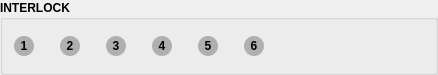
    <widget class="QGroupBox" name="groupBox_6">
     <property name="maximumSize">
      <size>
       <width>16777215</width>
       <height>75</height>
      </size>
     </property>
     <property name="font">
      <font>
       <weight>75</weight>
       <bold>true</bold>
      </font>
     </property>
     <property name="title">
      <string>INTERLOCK</string>
     </property>
     <layout class="QGridLayout" name="gridLayout_21">
      <item row="0" column="10">
       <widget class="QLabel" name="interlock_6">
        <property name="minimumSize">
         <size>
          <width>20</width>
          <height>26</height>
         </size>
        </property>
        <property name="maximumSize">
         <size>
          <width>20</width>
          <height>26</height>
         </size>
        </property>
        <property name="font">
         <font>
          <weight>75</weight>
          <bold>true</bold>
         </font>
        </property>
        <property name="styleSheet">
         <string notr="true">QLabel {
margin-top: 3px;
margin-bottom: 3px;
border-radius: 10px;
min-height: 20px;
min-width: 20px;
background-color: rgb(175, 175, 175);
}</string>
        </property>
        <property name="text">
         <string>6</string>
        </property>
        <property name="alignment">
         <set>Qt::AlignCenter</set>
        </property>
       </widget>
      </item>
      <item row="0" column="4">
       <widget class="QLabel" name="interlock_3">
        <property name="minimumSize">
         <size>
          <width>20</width>
          <height>26</height>
         </size>
        </property>
        <property name="maximumSize">
         <size>
          <width>20</width>
          <height>26</height>
         </size>
        </property>
        <property name="font">
         <font>
          <weight>75</weight>
          <bold>true</bold>
         </font>
        </property>
        <property name="styleSheet">
         <string notr="true">QLabel {
margin-top: 3px;
margin-bottom: 3px;
border-radius: 10px;
min-height: 20px;
min-width: 20px;
background-color: rgb(175, 175, 175);
}</string>
        </property>
        <property name="text">
         <string>3</string>
        </property>
        <property name="alignment">
         <set>Qt::AlignCenter</set>
        </property>
       </widget>
      </item>
      <item row="0" column="2">
       <widget class="QLabel" name="interlock_2">
        <property name="minimumSize">
         <size>
          <width>20</width>
          <height>26</height>
         </size>
        </property>
        <property name="maximumSize">
         <size>
          <width>20</width>
          <height>26</height>
         </size>
        </property>
        <property name="font">
         <font>
          <weight>75</weight>
          <bold>true</bold>
         </font>
        </property>
        <property name="styleSheet">
         <string notr="true">QLabel {
margin-top: 3px;
margin-bottom: 3px;
border-radius: 10px;
min-height: 20px;
min-width: 20px;
background-color: rgb(175, 175, 175);
}</string>
        </property>
        <property name="text">
         <string>2</string>
        </property>
        <property name="alignment">
         <set>Qt::AlignCenter</set>
        </property>
       </widget>
      </item>
      <item row="0" column="14">
       <spacer name="horizontalSpacer_51">
        <property name="orientation">
         <enum>Qt::Horizontal</enum>
        </property>
        <property name="sizeHint" stdset="0">
         <size>
          <width>40</width>
          <height>20</height>
         </size>
        </property>
       </spacer>
      </item>
      <item row="0" column="13">
       <spacer name="horizontalSpacer_52">
        <property name="orientation">
         <enum>Qt::Horizontal</enum>
        </property>
        <property name="sizeHint" stdset="0">
         <size>
          <width>40</width>
          <height>20</height>
         </size>
        </property>
       </spacer>
      </item>
      <item row="0" column="9">
       <spacer name="horizontalSpacer_53">
        <property name="orientation">
         <enum>Qt::Horizontal</enum>
        </property>
        <property name="sizeType">
         <enum>QSizePolicy::Expanding</enum>
        </property>
        <property name="sizeHint" stdset="0">
         <size>
          <width>20</width>
          <height>20</height>
         </size>
        </property>
       </spacer>
      </item>
      <item row="0" column="8">
       <widget class="QLabel" name="interlock_5">
        <property name="minimumSize">
         <size>
          <width>20</width>
          <height>26</height>
         </size>
        </property>
        <property name="maximumSize">
         <size>
          <width>20</width>
          <height>26</height>
         </size>
        </property>
        <property name="font">
         <font>
          <weight>75</weight>
          <bold>true</bold>
         </font>
        </property>
        <property name="styleSheet">
         <string notr="true">QLabel {
margin-top: 3px;
margin-bottom: 3px;
border-radius: 10px;
min-height: 20px;
min-width: 20px;
background-color: rgb(175, 175, 175);
}</string>
        </property>
        <property name="text">
         <string>5</string>
        </property>
        <property name="alignment">
         <set>Qt::AlignCenter</set>
        </property>
       </widget>
      </item>
      <item row="0" column="1">
       <spacer name="horizontalSpacer_54">
        <property name="orientation">
         <enum>Qt::Horizontal</enum>
        </property>
        <property name="sizeType">
         <enum>QSizePolicy::Expanding</enum>
        </property>
        <property name="sizeHint" stdset="0">
         <size>
          <width>20</width>
          <height>20</height>
         </size>
        </property>
       </spacer>
      </item>
      <item row="0" column="11">
       <spacer name="horizontalSpacer_55">
        <property name="orientation">
         <enum>Qt::Horizontal</enum>
        </property>
        <property name="sizeType">
         <enum>QSizePolicy::Expanding</enum>
        </property>
        <property name="sizeHint" stdset="0">
         <size>
          <width>40</width>
          <height>20</height>
         </size>
        </property>
       </spacer>
      </item>
      <item row="0" column="3">
       <spacer name="horizontalSpacer_57">
        <property name="orientation">
         <enum>Qt::Horizontal</enum>
        </property>
        <property name="sizeType">
         <enum>QSizePolicy::Expanding</enum>
        </property>
        <property name="sizeHint" stdset="0">
         <size>
          <width>20</width>
          <height>20</height>
         </size>
        </property>
       </spacer>
      </item>
      <item row="0" column="7">
       <spacer name="horizontalSpacer_58">
        <property name="orientation">
         <enum>Qt::Horizontal</enum>
        </property>
        <property name="sizeType">
         <enum>QSizePolicy::Expanding</enum>
        </property>
        <property name="sizeHint" stdset="0">
         <size>
          <width>20</width>
          <height>20</height>
         </size>
        </property>
       </spacer>
      </item>
      <item row="0" column="0">
       <widget class="QLabel" name="interlock_1">
        <property name="minimumSize">
         <size>
          <width>20</width>
          <height>26</height>
         </size>
        </property>
        <property name="maximumSize">
         <size>
          <width>20</width>
          <height>26</height>
         </size>
        </property>
        <property name="font">
         <font>
          <weight>75</weight>
          <bold>true</bold>
         </font>
        </property>
        <property name="styleSheet">
         <string notr="true">QLabel {
margin-top: 3px;
margin-bottom: 3px;
border-radius: 10px;
min-height: 20px;
min-width: 20px;
background-color: rgb(175, 175, 175);
}</string>
        </property>
        <property name="text">
         <string>1</string>
        </property>
        <property name="alignment">
         <set>Qt::AlignCenter</set>
        </property>
       </widget>
      </item>
      <item row="0" column="6">
       <widget class="QLabel" name="interlock_4">
        <property name="minimumSize">
         <size>
          <width>20</width>
          <height>26</height>
         </size>
        </property>
        <property name="maximumSize">
         <size>
          <width>20</width>
          <height>26</height>
         </size>
        </property>
        <property name="font">
         <font>
          <weight>75</weight>
          <bold>true</bold>
         </font>
        </property>
        <property name="styleSheet">
         <string notr="true">QLabel {
margin-top: 3px;
margin-bottom: 3px;
border-radius: 10px;
min-height: 20px;
min-width: 20px;
background-color: rgb(175, 175, 175);
}</string>
        </property>
        <property name="text">
         <string>4</string>
        </property>
        <property name="alignment">
         <set>Qt::AlignCenter</set>
        </property>
       </widget>
      </item>
      <item row="0" column="5">
       <spacer name="horizontalSpacer_59">
        <property name="orientation">
         <enum>Qt::Horizontal</enum>
        </property>
        <property name="sizeType">
         <enum>QSizePolicy::Expanding</enum>
        </property>
        <property name="sizeHint" stdset="0">
         <size>
          <width>20</width>
          <height>20</height>
         </size>
        </property>
       </spacer>
      </item>
      <item row="0" column="12">
       <spacer name="horizontalSpacer_60">
        <property name="orientation">
         <enum>Qt::Horizontal</enum>
        </property>
        <property name="sizeHint" stdset="0">
         <size>
          <width>40</width>
          <height>20</height>
         </size>
        </property>
       </spacer>
      </item>
     </layout>
    </widget>
